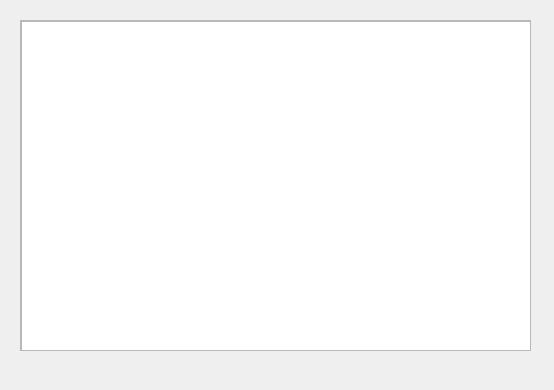
<?xml version="1.0" encoding="UTF-8"?>
<ui version="4.0">
 <class>ArticleHorsStock</class>
 <widget class="QDialog" name="ArticleHorsStock">
  <property name="geometry">
   <rect>
    <x>0</x>
    <y>0</y>
    <width>554</width>
    <height>390</height>
   </rect>
  </property>
  <property name="windowTitle">
   <string>Article Hors stock</string>
  </property>
  <widget class="QScrollArea" name="scrollArea">
   <property name="geometry">
    <rect>
     <x>20</x>
     <y>20</y>
     <width>511</width>
     <height>331</height>
    </rect>
   </property>
   <property name="widgetResizable">
    <bool>true</bool>
   </property>
   <widget class="QWidget" name="scrollAreaWidgetContents">
    <property name="geometry">
     <rect>
      <x>0</x>
      <y>0</y>
      <width>509</width>
      <height>329</height>
     </rect>
    </property>
    <widget class="QTableView" name="ArtHorsStockView">
     <property name="geometry">
      <rect>
       <x>0</x>
       <y>0</y>
       <width>511</width>
       <height>331</height>
      </rect>
     </property>
    </widget>
   </widget>
  </widget>
  <widget class="QPushButton" name="retPB">
   <property name="geometry">
    <rect>
     <x>10</x>
     <y>350</y>
     <width>41</width>
     <height>41</height>
    </rect>
   </property>
   <property name="text">
    <string/>
   </property>
   <property name="icon">
    <iconset resource="Images.qrc">
     <normaloff>:/icon/Icon/28.png</normaloff>:/icon/Icon/28.png</iconset>
   </property>
   <property name="iconSize">
    <size>
     <width>30</width>
     <height>30</height>
    </size>
   </property>
   <property name="flat">
    <bool>true</bool>
   </property>
  </widget>
 </widget>
 <resources>
  <include location="Images.qrc"/>
 </resources>
 <connections/>
</ui>
